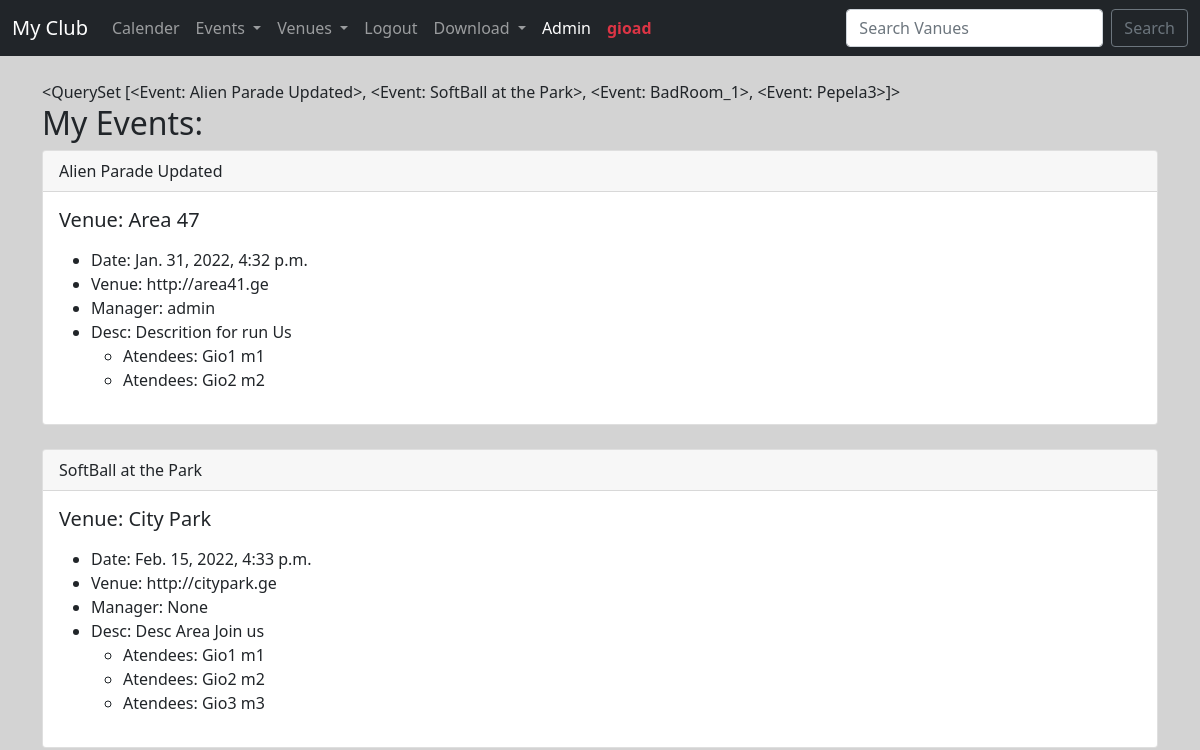
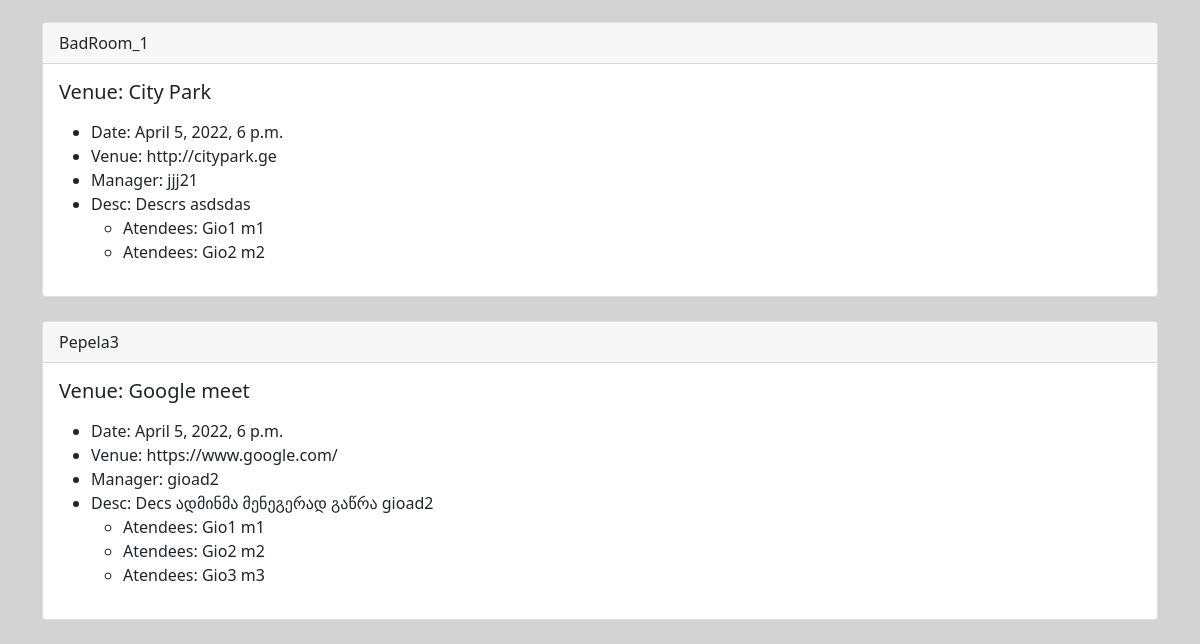
Before: /my_events/ (signed in) with the older database file (2 pictures, top to bottom).
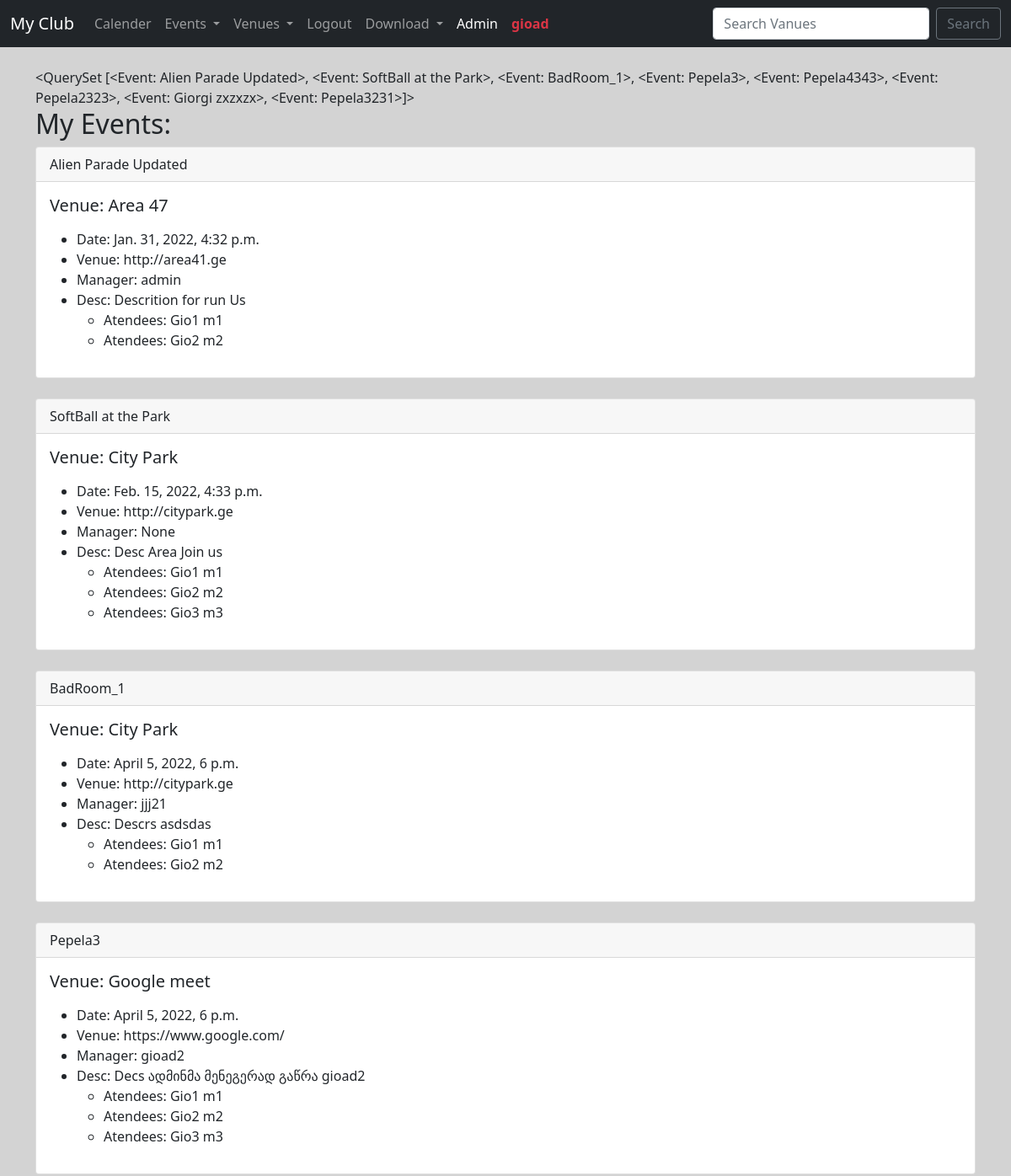
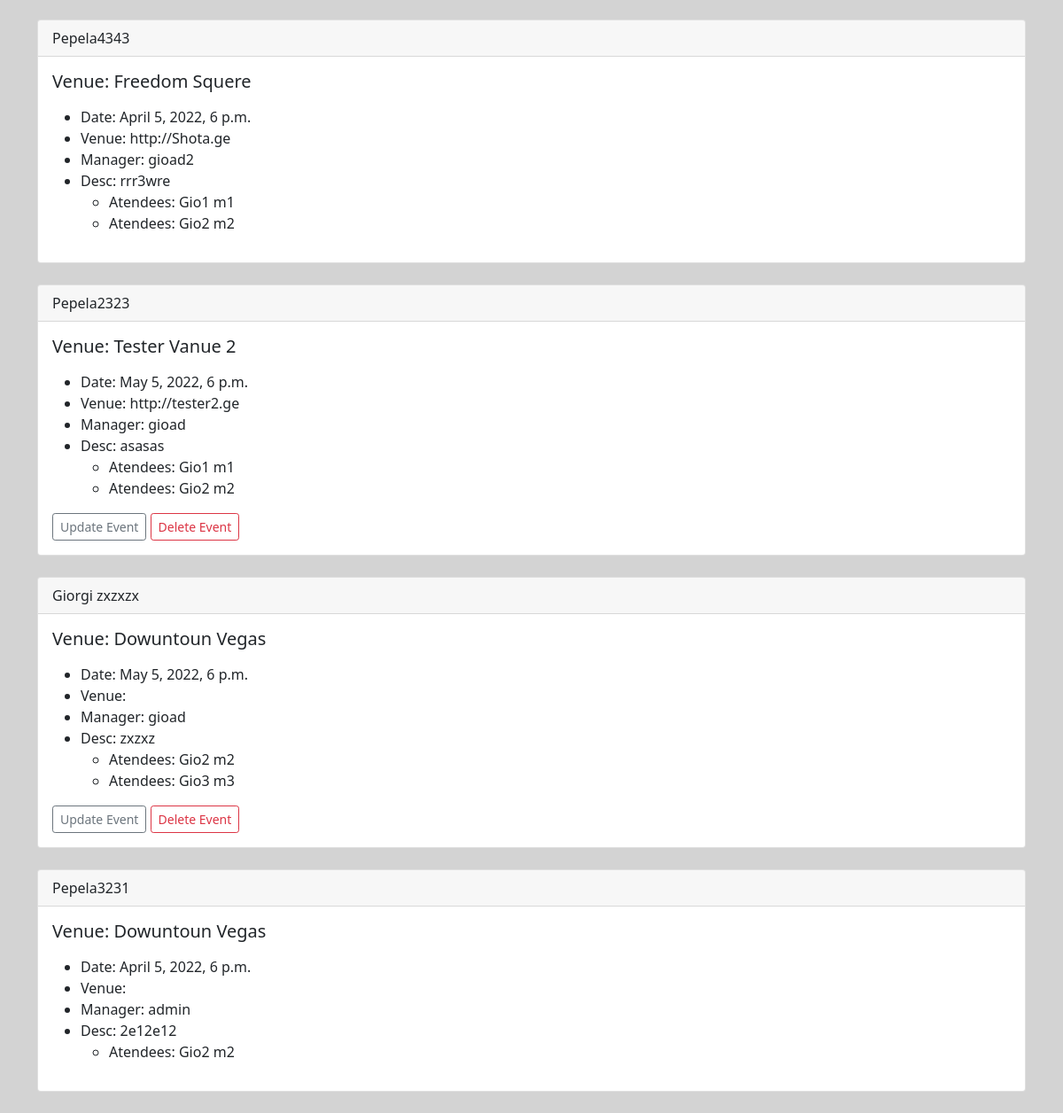
After: the same page with the newer database file (2 pictures, top to bottom).
### events/models.py (models this page shows)
class Event(models.Model):
    name =      models.CharField('Event Name', max_length=120)
    event_date = models.DateTimeField()
    venue  =    models.ForeignKey(Venue, blank=True, null=True, on_delete=models.CASCADE)
    manager =   models.ForeignKey(User, blank=True, null=True, on_delete=models.SET_NULL)
    description = models.TextField(blank=True, null=True)
    attendees = models.ManyToManyField(MyClubUser, blank=True)
    def __str__(self) -> str:
        return self.name

class Venue(models.Model):
    name =      models.CharField('Venue Name', max_length=120)
    address =   models.CharField(max_length=220)
    zip_code =  models.CharField('Zip Code', max_length=15)
    phone =     models.CharField('Contact Phone', max_length=120, blank=True)
    web =       models.URLField('Website Address', blank=True)
    email_address = models.EmailField('Email Address', blank=True)
    owner = models.IntegerField("Venue Owner", blank=False, default=1)
    venue_image = models.ImageField(null=True, blank=True, upload_to='images/')
    def __str__(self) -> str:
        return self.name

class MyClubUser(models.Model):
    first_name =    models.CharField(max_length=244)
    last_name =    models.CharField(max_length=244)
    Email =    models.EmailField('User Email')
    def __str__(self) -> str:
        return self.first_name + ' ' + self.last_name

### events/views.py (the view)
# urls.py: path('my_events/', views.my_events, name='my_events'),
def my_events(request):
    if request.user.is_authenticated:
        print('----')
        me = request.user.id # აქ დამსწარეების აიდის უნდა იღებდეს და შეცდომით უსერის აიდის იღებს. სხვა გზა არ აქვს
        events = Event.objects.filter(attendees=me)
        return render(request, 'events/my_events.html', {'events':events})
    else:
        messages.success(request, ('You have not permishen View this Page!'))
        return redirect('home')

### events/templates/events/my_events.html
{% extends 'events/base.html' %}
{% block content %}
{{ events }}
<h2> My Events: </h2>
{% for item in events %}
<div class="card">
    <div class="card-header">
        {{ item }}
    </div>
    <div class="card-body">
        <h5 class="card-title">Venue: {{ item.venue }}</h5>
        <p class="card-text">
        <ul>
            <li>Date: {{ item.event_date }}</li>
            <li>Venue: {{ item.venue.web }}</li>
            <li>Manager: {{ item.manager }}</li>
            <li>Desc: {{ item.description }}</li>
            <ul>
                {% for user in item.attendees.all %}
                <li>Atendees: {{ user }}</li>
                {% endfor %}
            </ul>
        </ul>
        </p>
        {% if user.is_authenticated %}
        {% if user == item.manager %}
        <a href="{% url 'event_update' item.id %}" class="btn btn-outline-secondary btn-sm">Update Event</a>
        <a href="{% url 'event_delete' item.id %}" class="btn btn-outline-danger btn-sm">Delete Event</a>
        {% endif %}
        {% endif %}
    </div>
</div>
<br>
{% endfor %}
{% endblock %}

### events/templates/events/base.html (shortened to what this page needs)
<!doctype html>
<html lang="en">
  <head>
    <link href="https://cdn.jsdelivr.net/npm/bootstrap@5.0.2/dist/css/bootstrap.min.css" rel="stylesheet">
  </head>
  <body>
    {% include 'events/navbar.html' %}
<br>
    <div class="container">
      {% block content %}
      {% endblock %}
    </div>
  </body>
</html>

### events/templates/events/navbar.html (shortened to what this page needs)
<nav class="navbar navbar-expand-lg navbar-dark bg-dark">
  <div class="container-fluid">
    <a class="navbar-brand" href="{% url 'home' %}">My Club</a>
  <div class="collapse navbar-collapse" id="navbarSupportedContent">
    <ul class="navbar-nav me-auto mb-2 mb-lg-0">
        <li class="nav-item">
          <a class="nav-link" href="{% url 'home' '2022' 'March' %}">Calender</a>
        </li>
        <li class="nav-item dropdown">
          <a class="nav-link dropdown-toggle" href="#" id="navbarDropdown" role="button" data-bs-toggle="dropdown"
            aria-expanded="false">
            Events
          </a>
        </li>
        <li class="nav-item dropdown">
          <a class="nav-link dropdown-toggle" href="#" id="navbarDropdown" role="button" data-bs-toggle="dropdown"
            aria-expanded="false">
            Venues
          </a>
        </li>
        {% if user.is_authenticated %}
        <li class="nav-item">
          <a class="nav-link" href="{% url 'logout' %}">Logout</a>
        </li>
        {% endif %}
        <li class="nav-item dropdown">
          <a class="nav-link dropdown-toggle" href="#" id="navbarDropdown" role="button" data-bs-toggle="dropdown"
            aria-expanded="false">
            Download
          </a>
        </li>
        <li class="nav-item">
          <a class="nav-link active" aria-current="page" href="{% url 'admin:index' %}">Admin</a>
        </li>
        <li class="nav-item">
          <a class="nav-link active text-danger" aria-current="page" href="">
            <strong>
              {{ user }}
            </strong>
          </a>
        </li>
      </ul>
      <form class="d-flex" method="POST" action="{% url 'search_venue' %}">
        <input class="form-control me-2" type="search" placeholder="Search Vanues" aria-label="Search" name="q">
        <button class="btn btn-outline-secondary" type="submit">Search</button>
      </form>
    </div>
  </div>
</nav>

### events/templates/events/base.html (style rules this page uses)
body { background: lightgrey; }

Changed rows visible on the page:
computed for Event "Alien Parade Updated": name.name "<QuerySet [<Event: Alien Parade Updated>, <Event: SoftBall at the Park>, <Event: BadRoom_1>, <Event: Pepela3>]>" → "…Park>, <Event: BadRoom_1>, <Event: Pepela3>, <Event: Pepela4343>, <Event: Pepela2323>, <Event: Giorgi zxzxzx>, <Event: Pepela3231>]>"
added Event: name "Pepela4343", venue "Freedom Squere", event_date "April 5, 2022, 6 p.m.", venue.web "http://Shota.ge", manager "gioad2", description "rrr3wre", MyClubUser (first_name+last_name "Gio1 m1"), MyClubUser (first_name+last_name "Gio2 m2")
added Event: name "Pepela2323", venue "Tester Vanue 2", event_date "May 5, 2022, 6 p.m.", venue.web "http://tester2.ge", manager "gioad", description "asasas", shows "Update Event", MyClubUser (first_name+last_name "Gio1 m1"), MyClubUser (first_name+last_name "Gio2 m2")
added Event: name "Giorgi zxzxzx", venue "Dowuntoun Vegas", event_date "May 5, 2022, 6 p.m.", manager "gioad", description "zxzxz", shows "Update Event", MyClubUser (first_name+last_name "Gio2 m2"), MyClubUser (first_name+last_name "Gio3 m3")
added Event: name "Pepela3231", venue "Dowuntoun Vegas", event_date "April 5, 2022, 6 p.m.", manager "admin", description "2e12e12", MyClubUser (first_name+last_name "Gio2 m2")
